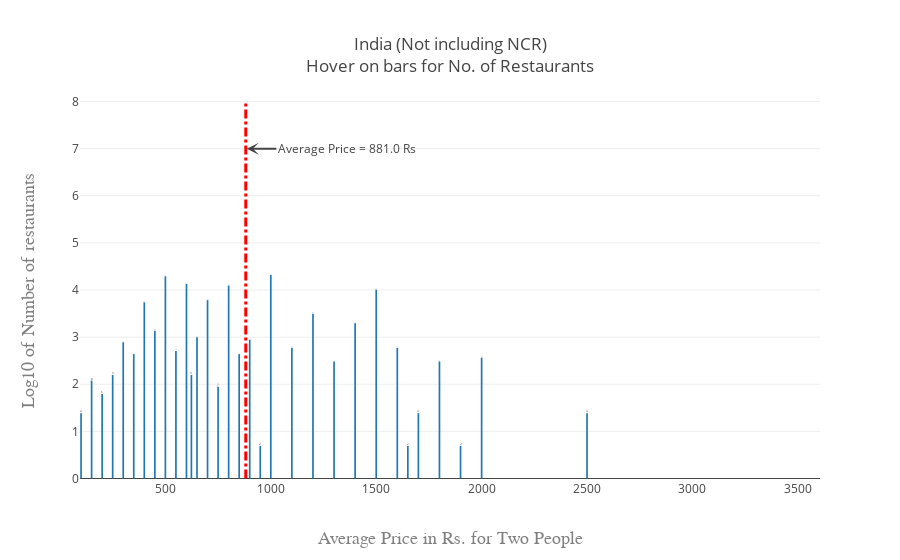

Notebook code for this chart:
### Code cell
trace0 = go.Bar(
    x = zomato_india['Average Cost for two'].value_counts().index,
    y = np.log(zomato_india['Average Cost for two'].value_counts().values),
    text = (zomato_india['Average Cost for two'].value_counts().values),
)

layout = go.Layout(
    barmode ='group',
    shapes = [
        # Line reference to the axes
        {
            'type': 'line',
            'xref': 'x',
            'yref': 'y',
            'x0': zomato_india['Average Cost for two'].mean(),
            'y0': 0,
            'x1': zomato_india['Average Cost for two'].mean(),
            'y1': 8,
            'line': {
                'color': 'red',
                'width': 3,
                'dash': 'dashdot',
            },
        },
    ],
    annotations = [
        dict(
            x = zomato_india['Average Cost for two'].mean() + 5,
            y = 7,
            xref = 'x',
            yref = 'y',
            text = 'Average Price = 881.0 Rs',
            showarrow = True,
            arrowhead = 3,
            ax = 100,
            ay = 0,
        )
    ],
    title = go.layout.Title(
        text='India (Not including NCR)'  + '<br />' + 'Hover on bars for No. of Restaurants',
    ),
    xaxis = go.layout.XAxis(
        title = go.layout.xaxis.Title(
            text = 'Average Price in Rs. for Two People',
            font = dict(
                family = 'Courier New, monospace',
                size = 18,
                color = '#7f7f7f'
            )
        )
    ),
    yaxis = go.layout.YAxis(
        title = go.layout.yaxis.Title(
            text = 'Log10 of Number of restaurants',
            font = dict(
                family = 'Courier New, monospace',
                size = 18,
                color = '#7f7f7f'
            )
        )
    )
)

data = [trace0]

fig = go.Figure(data = data, layout = layout)
py.offline.iplot(fig, filename='grouped-bar')

### Figure 1 — Plotly figure (JSON) as saved in the notebook; plotly's stock layout.template omitted (floating-point values rounded to 4 significant figures)
{"data": [{"text": [75, 73, 62, 60, 55, 44, 42, 33, 27, 23, 20, 19, 18, 16, 16, 15, 14, 14, 13, 12, 12, 9, 9, 8, 7, 6, 4, 4, 4, 2, 2, 2, 1, 1, 1, 1, 1, 1, 1, 1, 1, 1], "type": "bar", "uid": "3581a506-6024-4686-86e6-fdcf20d699cd", "x": [1000, 500, 600, 800, 1500, 700, 400, 1200, 1400, 450, 650, 900, 300, 1600, 1100, 550, 350, 850, 2000, 1300, 1800, 623.4, 250, 150, 750, 200, 2500, 100, 1700, 1650, 950, 1900, 3600, 2400, 2200, 3000, 290, 1050, 1250, 2300, 1950, 2100], "y": [4.317, 4.29, 4.127, 4.094, 4.007, 3.784, 3.738, 3.497, 3.296, 3.135, 2.996, 2.944, 2.89, 2.773, 2.773, 2.708, 2.639, 2.639, 2.565, 2.485, 2.485, 2.197, 2.197, 2.079, 1.946, 1.792, 1.386, 1.386, 1.386, 0.6931, 0.6931, 0.6931, 0, 0, 0, 0, 0, 0, 0, 0, 0, 0]}], "layout": {"annotations": [{"arrowhead": 3, "ax": 100, "ay": 0, "showarrow": true, "text": "Average Price = 881.0 Rs", "x": 886.3, "xref": "x", "y": 7, "yref": "y"}], "barmode": "group", "shapes": [{"line": {"color": "red", "dash": "dashdot", "width": 3}, "type": "line", "x0": 881.3, "x1": 881.3, "xref": "x", "y0": 0, "y1": 8, "yref": "y"}], "title": {"text": "India (Not including NCR)<br />Hover on bars for No. of Restaurants"}, "xaxis": {"title": {"font": {"color": "#7f7f7f", "family": "Courier New, monospace", "size": 18}, "text": "Average Price in Rs. for Two People"}}, "yaxis": {"title": {"font": {"color": "#7f7f7f", "family": "Courier New, monospace", "size": 18}, "text": "Log10 of Number of restaurants"}}}}
